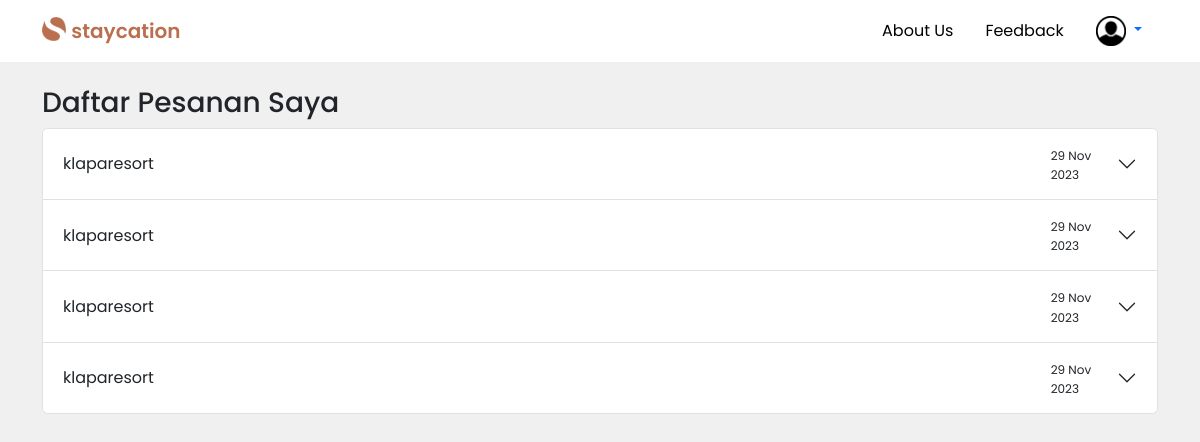
Page /dashboard/user/lihat-pesanan.php (signed in) on the earlier database version.
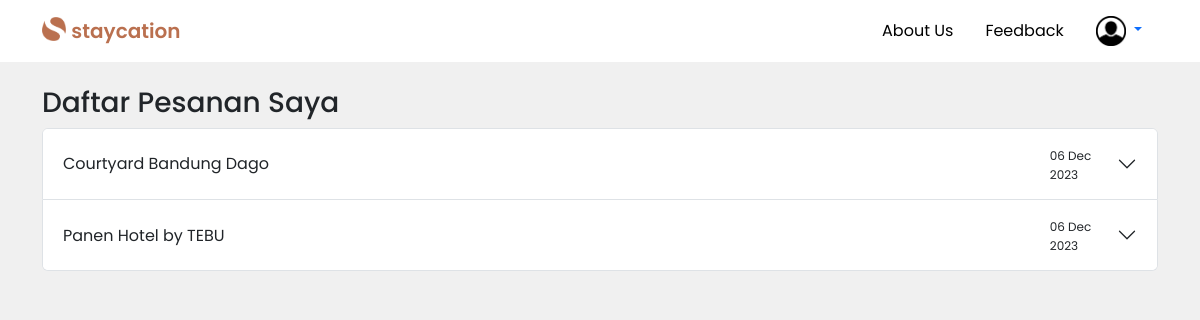
Same page on the later database version.
### tables this page shows
CREATE TABLE `pemesanan` (
  `ID_PEMESANAN` int(11) NOT NULL,
  `EMAIL_TAMU` varchar(40) NOT NULL,
  `ID_HOTEL` int(11) NOT NULL,
  `ID_METODE_PEMBAYARAN` int(11) NOT NULL,
  `TGL_PEMESANAN` timestamp NOT NULL DEFAULT current_timestamp() ON UPDATE current_timestamp(),
  `TGL_CEKIN` datetime NOT NULL,
  `TGL_CEKOUT` datetime NOT NULL,
  `TOTAL_BIAYA` decimal(10,0) NOT NULL
);

### dashboard/user/lihat-pesanan.php (the view, shortened to what this page needs)
<?php
include '../../controller/user-crud.php';
$style =  '../../style.css';
$imagePath ='../../img/user.png';
$imageLogo = '../../img/logo/logo.png';
$home = 'user.php';
$about =  '../../about.php';
$feed = '../../feedback.php';
if (!isset($_SESSION['user_type']) || empty($_SESSION['user_type'])) {
    include '../../partials/header.php';
} elseif ($_SESSION['user_type'] === 'tamu') {
    include '../../partials/header-login-noindex.php';
}
$email = $_SESSION['email'];
$query = "SELECT hotel.nama_hotel, tipe_kamar.tipe_kamar, pemesanan.id_pemesanan,
            pemesanan.tgl_pemesanan, pemesanan.tgl_cekin, pemesanan.tgl_cekout,
            pemesanan.total_biaya, COUNT(detail_pemesanan.id_detail) AS jumlah_kamar
            FROM pemesanan
            JOIN detail_pemesanan ON pemesanan.id_pemesanan = detail_pemesanan.id_pemesanan
            JOIN kamar ON detail_pemesanan.id_kamar = kamar.id_kamar
            JOIN tipe_kamar ON kamar.id_tipe_kamar = tipe_kamar.id_tipe_kamar
            JOIN hotel ON kamar.id_hotel = hotel.id_hotel
            WHERE pemesanan.email_tamu = '$email'
            GROUP BY hotel.nama_hotel, tipe_kamar.tipe_kamar, pemesanan.id_pemesanan,
            pemesanan.tgl_pemesanan, pemesanan.tgl_cekin, pemesanan.tgl_cekout,
            pemesanan.total_biaya;";
$result = $koneksi->query($query);
?>
    <div class="container mt-3">
        <h3>Daftar Pesanan Saya</h3>
        <?php
        if ($result->num_rows > 0) {
            echo '<div class="accordion" id="accordionPesanan">';
            $counter = 1;
            while ($row = $result->fetch_assoc()) {
                $accordionID = 'collapse' . $counter;
            ?>
                <div class="accordion-item">
                    <h2 class="accordion-header" id="heading<?php echo $counter; ?>">
                    <button class="accordion-button collapsed" type="button" data-bs-toggle="collapse" data-bs-target="#<?php echo $accordionID; ?>" aria-expanded="false" aria-controls="<?php echo $accordionID; ?>">
                        <div class="w-100">
                            <?php echo $row['nama_hotel']; ?>
                        </div>
                        <div>
                            <span style="font-size: 12px;"><?php echo date('d M Y', strtotime($row["tgl_pemesanan"])); ?> </span>
                        </div>
                    </button>
                    </h2>
                </div>
            <?php
                $counter++;
            }
            echo '</div>';
        } else {
            echo "Tidak ada data pesanan.";
        }
        ?>
    </div>
</body>
</html>

### partials/header-login-noindex.php (shortened to what this page needs)
<!DOCTYPE html>
<html lang="en">
<head>
    <link href="https://cdn.jsdelivr.net/npm/bootstrap@5.3.2/dist/css/bootstrap.min.css" rel="stylesheet">
    <link rel="stylesheet" href="https://cdnjs.cloudflare.com/ajax/libs/font-awesome/6.0.0/css/all.min.css" />
    <link rel="stylesheet" href="<?php echo $style; ?>">
</head>
<body>
  <nav class="navbar bg-white">
      <div class="container">
        <a class="navbar-brand" href="<?php echo $home; ?>">
              <img src="<?php echo $imageLogo; ?>" height="24" class="d-inline-block align-text-top">
              <span class="logo-name">staycation</span>
          </a>
        <ul class="nav">
          <li class="nav-item d-flex align-items-center">
            <a class="nav-link text-black" href="<?php echo $about; ?>">About Us</a>
          </li>
          <li class="nav-item d-flex align-items-center">
            <a class="nav-link text-black" href="<?php echo $feed; ?>">Feedback</a>
          </li>
          <li>
            <div class="dropdown">
              <a class="nav-link dropdown-toggle" href="#" role="button" id="profileDropdown" data-bs-toggle="dropdown" aria-haspopup="true" aria-expanded="false">
                <img src="<?php echo $imagePath; ?>" alt="Profil" class="profile-img" style="height: 30px;">
              </a>
            </div>
          </li>
        </ul>
    </div>
  </nav>

### style.css (style rules this page uses)
body { background-color: #f0f0f0; }
* { font-family: 'Poppins', sans-serif; }
.logo-name { font-weight: 600; color: #BA704F; }

Differences in the rows shown:
removed pemesanan: nama_hotel "klaparesort", TGL_PEMESANAN "29 Nov 2023"
removed pemesanan: nama_hotel "klaparesort", TGL_PEMESANAN "29 Nov 2023"
removed pemesanan: nama_hotel "klaparesort", TGL_PEMESANAN "29 Nov 2023"
removed pemesanan: nama_hotel "klaparesort", TGL_PEMESANAN "29 Nov 2023"
added pemesanan: nama_hotel "Courtyard Bandung Dago", TGL_PEMESANAN "06 Dec 2023"
added pemesanan: nama_hotel "Panen Hotel by TEBU", TGL_PEMESANAN "06 Dec 2023"
